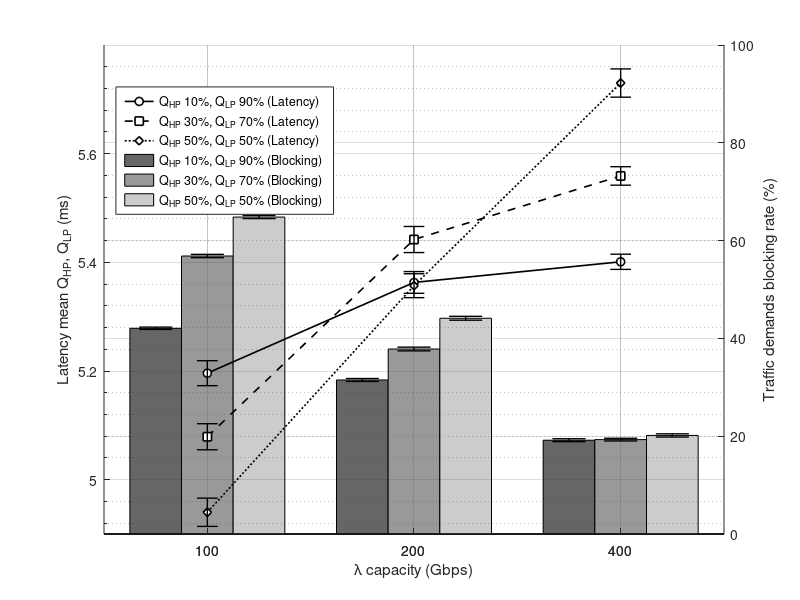

Source code (MATLAB):
## ComparePower6nodes_octave_fixed_with_errorbars_3curves.m
## -------------------------------------------------------------------------
## Plot latency (left y-axis) and blocking rate (right y-axis)
## for 3 traffic splits, each with confidence intervals (T error bars).
## Works in pure GNU Octave (no yyaxis).
## -------------------------------------------------------------------------

close all; clf;

## --- Local helper function ----------------------------------------------
## Draw T-shaped vertical error bars with the same color as the main curve.
## Returns handle to the main line (for legend use).
##
## Usage:
##   h = terrorbar(x, y, ci, style, cap, color)
##
function h = terrorbar(x, y, ci, style, cap, color)
  if nargin < 6, color = 'k'; end
  h = plot(x, y, style, 'LineWidth', 1.2, 'MarkerSize', 6, ...
           'MarkerFaceColor', 'w', 'Color', color);
  for i = 1:numel(x)
    % vertical bar
    line([x(i) x(i)], [y(i)-ci(i), y(i)+ci(i)], 'Color', color, 'LineWidth', 1);
    % horizontal caps
    line([x(i)-cap x(i)+cap], [y(i)+ci(i) y(i)+ci(i)], 'Color', color, 'LineWidth', 1);
    line([x(i)-cap x(i)+cap], [y(i)-ci(i) y(i)-ci(i)], 'Color', color, 'LineWidth', 1);
  end
endfunction

## --- Data ---------------------------------------------------------------
Lat10_90split = [5.196 5.363 5.401];
Lat30_70split = [5.079 5.442 5.559];
Lat50_50split = [4.94 5.357 5.73];

%BlckLPperc10_90split = [57.4 39.3 22];
%BlckLPperc30_70split = [56.9 38.5 20.9];
%BlckLPperc50_50split = [56.7 38 19.8];

BlckTRperc10_90split = [42.072 31.501 19.182];
BlckTRperc30_70split = [56.848 37.832 19.303];
BlckTRperc50_50split = [64.814 44.12 20.16];

ciLat10_90split = [0.023 0.02 0.014];
ciLat30_70split = [0.024 0.024 0.017];
ciLat50_50split = [0.026 0.022 0.026];

%ciBlckLPperc10_90split = [0.322 0.357 0.347];
%ciBlckLPperc30_70split = [0.334 0.34 0.309];
%ciBlckLPperc50_50split = [0.302 0.37 0.336];

ciBlckTRperc10_90split = [0.237773094333322 0.294340647381854 0.297283329475621];
ciBlckTRperc30_70split = [0.338810638316794 0.380271700060686 0.274455525403058];
ciBlckTRperc50_50split = [0.31436566356135 0.396030833324874 0.328131384205189];

x = 1:3;
labels = {"100", "200", "400"};

## --- Axis 1: Bars (right y-axis) ----------------------------------------
axBars = axes();
hold(axBars, "on");

barWidth = 0.25;
x1 = x - barWidth;    # Q_HP 10%
x2 = x;               # Q_HP 30%
x3 = x + barWidth;    # Q_HP 50%

bh1 = bar(axBars, x1, BlckTRperc10_90split, barWidth, "FaceColor", "#666666", "EdgeColor", "k");
bh2 = bar(axBars, x2, BlckTRperc30_70split, barWidth, "FaceColor", "#999999", "EdgeColor", "k");
bh3 = bar(axBars, x3, BlckTRperc50_50split, barWidth, "FaceColor", "#cccccc", "EdgeColor", "k");

## Add T error bars for blocking rates
capw = 0.08;
for i = 1:numel(x)
  % Red-ish (10/90)
  line([x1(i) x1(i)], [BlckTRperc10_90split(i)-ciBlckTRperc10_90split(i), ...
                        BlckTRperc10_90split(i)+ciBlckTRperc10_90split(i)], ...
       "Color", "k", "LineWidth", 1);
  line([x1(i)-capw x1(i)+capw], [BlckTRperc10_90split(i)+ciBlckTRperc10_90split(i), ...
                                  BlckTRperc10_90split(i)+ciBlckTRperc10_90split(i)], ...
       "Color", "k", "LineWidth", 1);
  line([x1(i)-capw x1(i)+capw], [BlckTRperc10_90split(i)-ciBlckTRperc10_90split(i), ...
                                  BlckTRperc10_90split(i)-ciBlckTRperc10_90split(i)], ...
       "Color", "k", "LineWidth", 1);

  % Green (30/70)
  line([x2(i) x2(i)], [BlckTRperc30_70split(i)-ciBlckTRperc30_70split(i), ...
                        BlckTRperc30_70split(i)+ciBlckTRperc30_70split(i)], ...
       "Color", "k", "LineWidth", 1);
  line([x2(i)-capw x2(i)+capw], [BlckTRperc30_70split(i)+ciBlckTRperc30_70split(i), ...
                                  BlckTRperc30_70split(i)+ciBlckTRperc30_70split(i)], ...
       "Color", "k", "LineWidth", 1);
  line([x2(i)-capw x2(i)+capw], [BlckTRperc30_70split(i)-ciBlckTRperc30_70split(i), ...
                                  BlckTRperc30_70split(i)-ciBlckTRperc30_70split(i)], ...
       "Color", "k", "LineWidth", 1);

  % Blue (50/50)
  line([x3(i) x3(i)], [BlckTRperc50_50split(i)-ciBlckTRperc50_50split(i), ...
                        BlckTRperc50_50split(i)+ciBlckTRperc50_50split(i)], ...
       "Color", "k", "LineWidth", 1);
  line([x3(i)-capw x3(i)+capw], [BlckTRperc50_50split(i)+ciBlckTRperc50_50split(i), ...
                                  BlckTRperc50_50split(i)+ciBlckTRperc50_50split(i)], ...
       "Color", "k", "LineWidth", 1);
  line([x3(i)-capw x3(i)+capw], [BlckTRperc50_50split(i)-ciBlckTRperc50_50split(i), ...
                                  BlckTRperc50_50split(i)-ciBlckTRperc50_50split(i)], ...
       "Color", "k", "LineWidth", 1);
endfor

set(axBars, "XTick", x, "XTickLabel", labels);
set(axBars, "YAxisLocation", "right");
ylim(axBars, [0 100]);
ylabel(axBars, "Traffic demands blocking rate (%)");
xlabel(axBars, "λ capacity (Gbps)");
grid(axBars, "on");

## --- Axis 2: Lines (left y-axis, transparent foreground) ----------------
pos = get(axBars, "Position");
axLines = axes("Position", pos, "Color", "none");
hold(axLines, "on");

## Plot 3 curves with T error bars
ph1 = terrorbar(x, Lat10_90split, ciLat10_90split, "r-o", 0.05, "k");
ph2 = terrorbar(x, Lat30_70split, ciLat30_70split, "g--s", 0.05, "k");
ph3 = terrorbar(x, Lat50_50split, ciLat50_50split, "b:d", 0.05, "k");

set(axLines, "XTick", x, "XTickLabel", labels);
xlim(axLines, [0.5 3.5]);
ylim(axLines, [4.9 5.8]);
ylabel(axLines, "Latency mean Q_{HP}, Q_{LP} (ms)");
grid(axLines, "on");
set(axLines, "YMinorTick", "on");
set(axLines, "YMinorGrid", "on");

## --- Title & Legend -----------------------------------------------------
%title(axLines, "Hybrid Bypass, NSFnet, 1 fiber/link, 40 λ/fiber, Traffic load 400G, No λ converters, Varying traffic splits");

hleg = legend(axLines, [ph1 ph2 ph3 bh1 bh2 bh3], ...
  {"Q_{HP} 10%, Q_{LP} 90% (Latency)", ...
   "Q_{HP} 30%, Q_{LP} 70% (Latency)", ...
   "Q_{HP} 50%, Q_{LP} 50% (Latency)", ...
   "Q_{HP} 10%, Q_{LP} 90% (Blocking)", ...
   "Q_{HP} 30%, Q_{LP} 70% (Blocking)", ...
   "Q_{HP} 50%, Q_{LP} 50% (Blocking)"}, ...
   "location", "northwest");

pos = get(hleg, "position");
pos(2) = pos(2) - 0.05;
set(hleg, "position", pos);

## Keep axes perfectly synced
set(axLines, "Position", get(axBars, "Position"));
linkaxes([axBars axLines], "x");

drawnow;
drawnow;

figureName = 'newFig12b_new_with_CI_blockTRs';   % <- change per figure
print([figureName '.png'], '-dpng', '-r600');
fprintf('Done! Exported %s.png at 600 DPI.\n', figureName);

